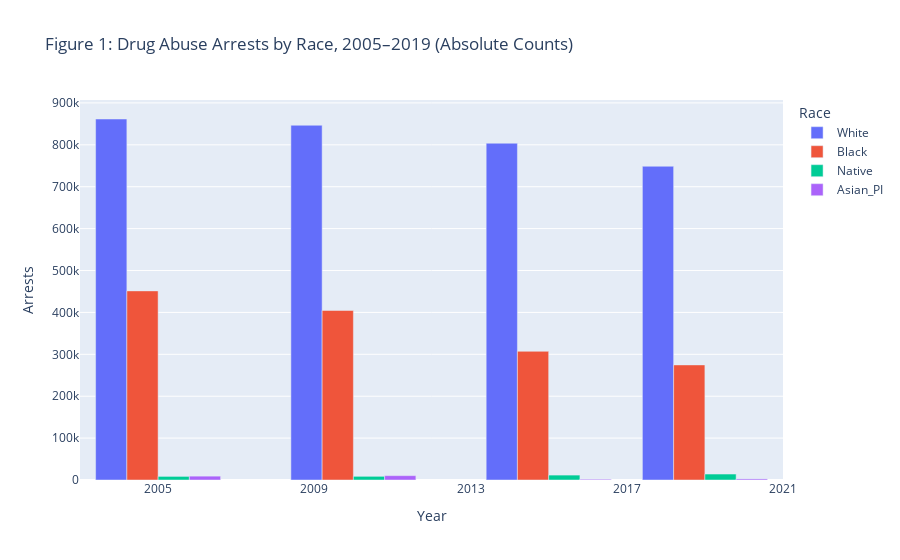

The notebook cell saved with this chart:
### Markdown cell above
In our main analysis, we reviewed the drug abuse arrest data from the past 15 years - 2005, 2010, 2015, and 2019 - to understand the actual enforcement pressure and the relative burden borne by different racial groups. We used four complementary visual charts to tell a more detailed story, including which groups were subject to the strictest enforcement supervision, how the enforcement focus changed (or remained the same), and the possible deeper structural factors behind these patterns.

**Absolute Counts by Race**

### Code cell
import plotly.io as pio
import plotly.offline as pyo
pio.renderers.default = "jupyterlab"
pyo.init_notebook_mode(connected=True)

import plotly.express as px
import pandas as pd
cleaned_df = pd.read_csv("C:/Users/hp/working-with-data/research-project/data/processed/cleaned_table43_drug_abuse.csv")

df_melt = df_long = cleaned_df.melt(
    id_vars="Year",
    value_vars=["White","Black","Native","Asian_PI"],
    var_name="Race",
    value_name="Arrests"
)
fig1 = px.bar(
    df_melt, x="Year", y="Arrests", color="Race",
    barmode="group",
    title="Figure 1: Drug Abuse Arrests by Race, 2005–2019 (Absolute Counts)"
)
fig1.show()

### Figure 1 — Plotly figure (JSON) as saved in the notebook; plotly's stock layout.template omitted (floating-point values rounded to 4 significant figures)
{"data": [{"alignmentgroup": "True", "hovertemplate": "Race=White<br>Year=%{x}<br>Arrests=%{y}<extra></extra>", "legendgroup": "White", "marker": {"color": "#636efa", "pattern": {"shape": ""}}, "name": "White", "offsetgroup": "White", "orientation": "v", "showlegend": true, "textposition": "auto", "type": "bar", "x": [2005, 2010, 2015, 2019], "xaxis": "x", "y": [861645, 846736, 803809, 748874], "yaxis": "y"}, {"alignmentgroup": "True", "hovertemplate": "Race=Black<br>Year=%{x}<br>Arrests=%{y}<extra></extra>", "legendgroup": "Black", "marker": {"color": "#EF553B", "pattern": {"shape": ""}}, "name": "Black", "offsetgroup": "Black", "orientation": "v", "showlegend": true, "textposition": "auto", "type": "bar", "x": [2005, 2010, 2015, 2019], "xaxis": "x", "y": [451375, 404609, 307140, 274670], "yaxis": "y"}, {"alignmentgroup": "True", "hovertemplate": "Race=Native<br>Year=%{x}<br>Arrests=%{y}<extra></extra>", "legendgroup": "Native", "marker": {"color": "#00cc96", "pattern": {"shape": ""}}, "name": "Native", "offsetgroup": "Native", "orientation": "v", "showlegend": true, "textposition": "auto", "type": "bar", "x": [2005, 2010, 2015, 2019], "xaxis": "x", "y": [8600, 8766, 11717, 14098], "yaxis": "y"}, {"alignmentgroup": "True", "hovertemplate": "Race=Asian_PI<br>Year=%{x}<br>Arrests=%{y}<extra></extra>", "legendgroup": "Asian_PI", "marker": {"color": "#ab63fa", "pattern": {"shape": ""}}, "name": "Asian_PI", "offsetgroup": "Asian_PI", "orientation": "v", "showlegend": true, "textposition": "auto", "type": "bar", "x": [2005, 2010, 2015, 2019], "xaxis": "x", "y": [9182, 10332, 1848, 2602], "yaxis": "y"}], "layout": {"autosize": true, "barmode": "group", "legend": {"title": {"text": "Race"}, "tracegroupgap": 0}, "title": {"text": "Figure 1: Drug Abuse Arrests by Race, 2005–2019 (Absolute Counts)"}, "xaxis": {"anchor": "y", "autorange": true, "domain": [0, 1], "range": [2003, 2021], "title": {"text": "Year"}, "type": "linear"}, "yaxis": {"anchor": "x", "autorange": true, "domain": [0, 1], "range": [0, 907000.0], "title": {"text": "Arrests"}, "type": "linear"}}}
